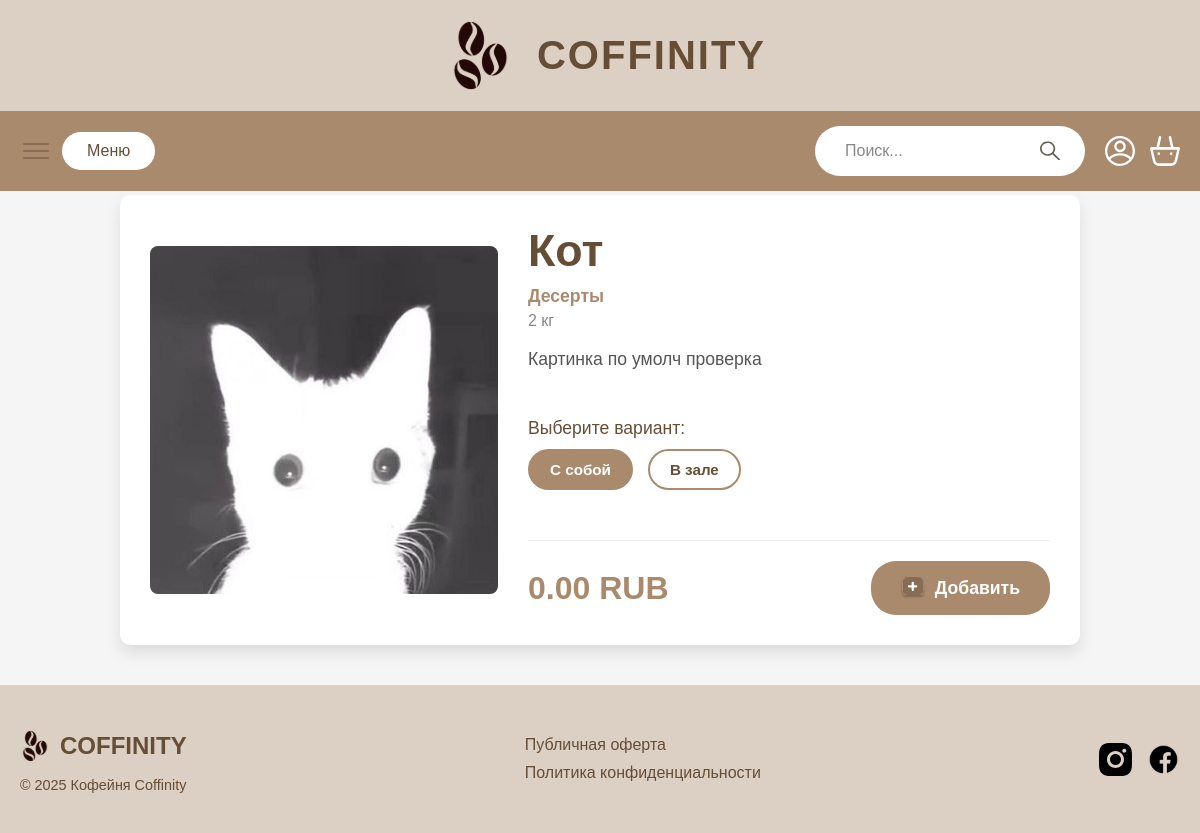
The page /product/6/ on the database its author committed.
### CoffeeHouse/models.py (models this page shows, shortened)
class Products(models.Model):
    name = models.CharField("Название", max_length=100)
    price = models.DecimalField("Цена", max_digits=10, decimal_places=2)
    category = models.ForeignKey(
        CategoriesOfProducts,
        on_delete=models.CASCADE,
        verbose_name="Категория"
    )
    image = models.ImageField("Изображение", upload_to='products/', null=True, blank=True)
    description = models.TextField("Описание", null=True, blank=True)
    weight_volume = models.CharField("Вес/Объем", max_length=50, null=True, blank=True)
    class Meta:
        verbose_name = "Товар"
        verbose_name_plural = "Товары"

class CategoriesOfProducts(models.Model):
    category_name = models.CharField("Название категории", max_length=100)
    class Meta:
        verbose_name = "Категория товаров"
        verbose_name_plural = "Категории товаров"

### CoffeeHouse/views.py (the view)
# urls.py: path('product/<int:pk>/', product_detail, name='product_detail'),
def product_detail(request, pk):
    product = get_object_or_404(Products, pk=pk)
    return render(request, 'product-detail.html', {'product': product})

### CoffeeHouse/templates/product-detail.html
{% extends 'base.html' %}
{% load static %}
{% block main %}
<main class="product-detail-main">
    <div class="product-detail-container">
        <div class="product-detail-image-wrapper">
            {% if product.image %}
            <img src="{{ product.image.url }}" alt="{{ product.name }}" class="product-detail-image">
            {% else %}
            <img src="{% static 'CoffeeHouse/images/umolch.jpg' %}" alt="{{ product.name }}" class="product-detail-image">
            {% endif %}
        </div>
        <div class="product-detail-info">
            <h1 class="product-detail-name">{{ product.name }}</h1>
            <p class="product-detail-category">{{ product.category.category_name }}</p>
            <p class="product-detail-weight-volume">{{ product.weight_volume }}</p>
            <p class="product-detail-description">{{ product.description }}</p>
            <div class="product-detail-options">
                <p>Выберите вариант:</p>
                <div class="option-buttons">
                    <button class="option-btn active">С собой</button>
                    <button class="option-btn">В зале</button>
                </div>
            </div>
            <div class="product-detail-actions">
                <span class="product-detail-price">{{ product.price }} RUB</span>
                <button class="add-to-cart-btn-large">
                    <img src="{% static 'CoffeeHouse/images/dobavCor.svg' %}" alt="Добавить в корзину"> Добавить
                </button>
            </div>
        </div>
    </div>
</main>
{% endblock %}

### CoffeeHouse/static/CoffeeHouse/css/style.css (style rules this page uses)
* { margin: 0; padding: 0; box-sizing: border-box; }
body { font-family: Arial, sans-serif; background-color: #f5f5f5; min-height: 100vh; display: flex; flex-direction: column; padding-top: 155px; }
.product-detail-main { max-width: 1000px; margin: 40px auto; padding: 0 20px; background-color: #f5f5f5; }
.product-detail-container { display: flex; flex-direction: row; background-color: white; border-radius: 10px; box-shadow: 0 8px 16px rgba(0, 0, 0, 0.1); overflow: hidden; padding: 30px; gap: 30px; flex-wrap: wrap; }
.product-detail-image-wrapper { flex: 1; min-width: 300px; display: flex; justify-content: center; align-items: center; }
.product-detail-image { max-width: 100%; height: auto; border-radius: 8px; object-fit: cover; }
.product-detail-info { flex: 1.5; min-width: 300px; display: flex; flex-direction: column; justify-content: space-between; }
.product-detail-name { font-size: 2.8rem; color: #664d36; margin-bottom: 10px; }
.product-detail-category { font-size: 1.1rem; color: #A98A6D; margin-bottom: 5px; font-weight: bold; }
.product-detail-weight-volume { font-size: 1rem; color: #888; margin-bottom: 15px; }
.product-detail-description { font-size: 1.1rem; color: #555; line-height: 1.6; margin-bottom: 25px; flex-grow: 1; }
.product-detail-options { margin-top: 20px; margin-bottom: 20px; }
.product-detail-options p { font-size: 1.1rem; color: #664d36; margin-bottom: 10px; }
.option-buttons { display: flex; gap: 15px; }
.option-btn { background-color: white; color: rgba(102, 77, 54, 1); border: 2px solid rgba(169, 138, 109, 1); padding: 10px 20px; border-radius: 25px; cursor: pointer; transition: all 0.3s ease; font-size: 0.95rem; font-weight: bold; }
.option-btn.active { background-color: rgba(169, 138, 109, 1); color: white; }
.product-detail-actions { display: flex; justify-content: space-between; align-items: center; margin-top: 30px; padding-top: 20px; border-top: 1px solid #eee; }
.product-detail-price { font-size: 2rem; font-weight: bold; color: #A98A6D; }
.add-to-cart-btn-large { background-color: rgba(169, 138, 109, 1); color: white; border: none; padding: 15px 30px; border-radius: 25px; cursor: pointer; font-size: 1.1rem; font-weight: bold; display: flex; align-items: center; gap: 10px; transition: all 0.3s ease; }
.add-to-cart-btn-large img { width: 24px; height: 24px; }

### rows shown on the page
Products: name "Кот", category.category_name "Десерты", weight_volume "2 кг", description "Картинка по умолч проверка", price "0.00"
